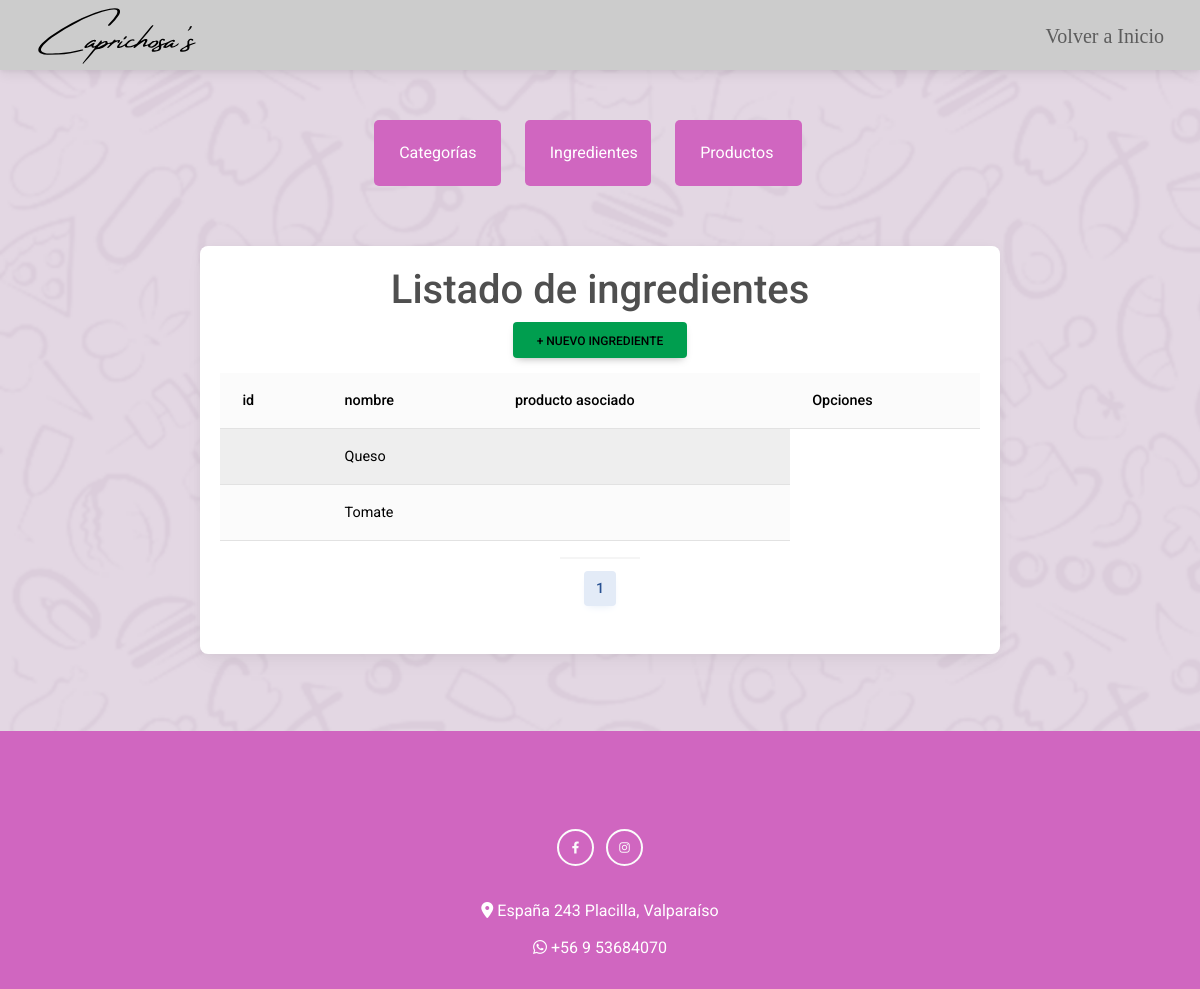
Page /crud/Listado-ingredientes on the earlier database version.
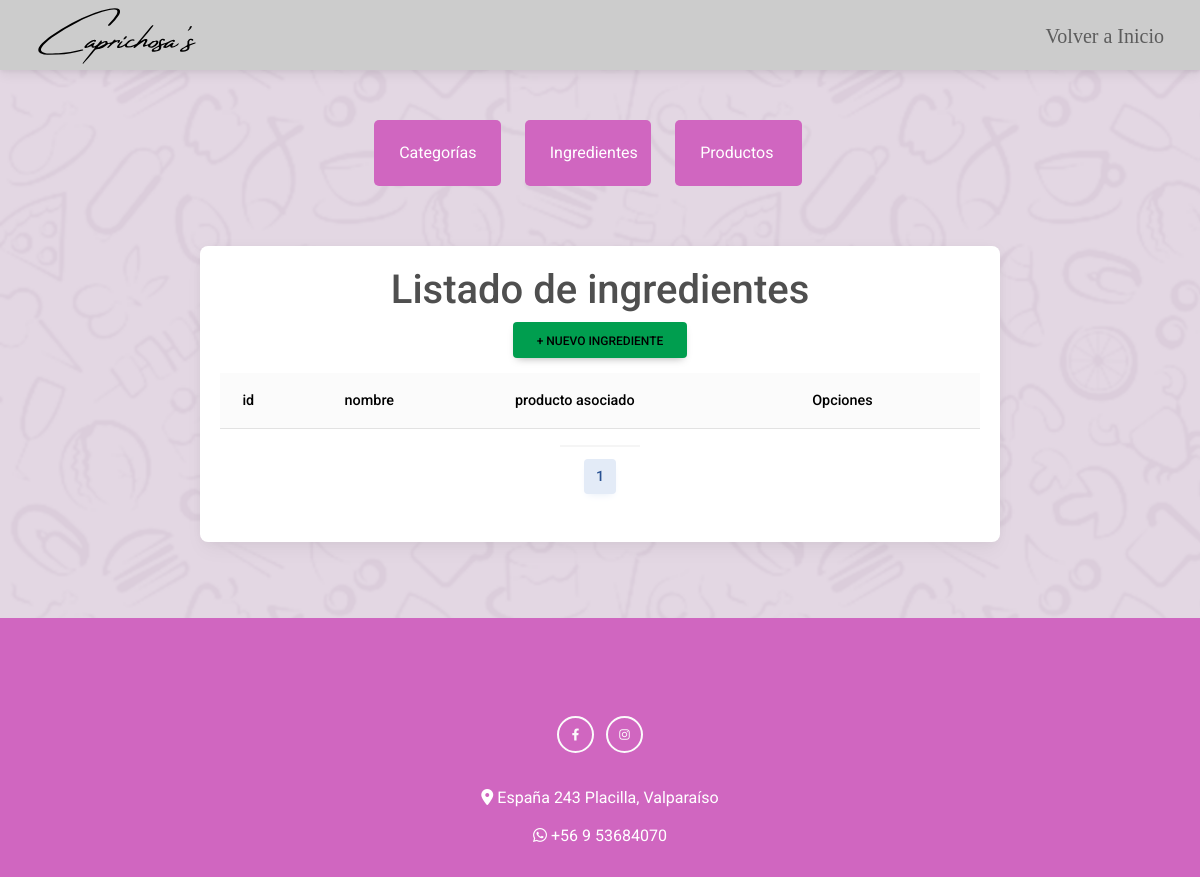
Same page on the later database version.
### core/models.py (models this page shows, shortened)
class INGREDIENTE(models.Model):
    nombre = models.CharField(max_length=50,primary_key=True, verbose_name='nombre')
    slug = AutoSlugField(populate_from='nombre')
    stock = models.IntegerField(verbose_name='stock')

### core/views.py (the view)
# urls.py: path("crud/Listado-ingredientes",Lingredientes,name="Lingredientes"),
def Lingredientes(request):
    ingredientes = INGREDIENTE.objects.all()
    paginator = Paginator(ingredientes, 10)  # 15 ingredientes por página
    page_number = request.GET.get('page')
    ingredientes = paginator.get_page(page_number)
    context = {'ingredientes': ingredientes}
    return render(request, 'core/Crud/Listas/Lingredientes.html', context)

### core/context_processor.py (called while the page is built)
def importe_total_carro(request):
    total=0
    if 'carro' in request.session:
        for key, value in request.session["carro"].items():
            total += int(value["acumulado"])
    return {'importe_total_carro':total}

### core/templates/core/Crud/Listas/Lingredientes.html (shortened to what this page needs)
{% extends 'core/Crud/crud.html' %}
{% load static %}
{% block content %}
<div class="container">
  <div class="card">
    <h1>Listado de ingredientes</h1>
    <li style="list-style: none;">
      <a class="btn new" href="{% url 'agreIngrediente' %}">+ nuevo ingrediente</a>
    </li>
    <div class="row">
      <table class="table table-light table-striped">
        <thead>
          <tr>
            <th scope="col">id</th>
            <th scope="col">nombre</th>
            <th scope="col">producto asociado</th>
            <th scope="col">Opciones</th>
          </tr>
        </thead>
        <tbody>
          {% for ve in ingredientes %}
          <tr>
            <td>{{ ve.id }}</td>
            <td>{{ ve.nombre }}</td>
            <td>{{ ve.nomProducto }}</td>
          </tr>
          {% endfor %}
        </tbody>
      </table>
    </div>
    <div class="card-footer d-flex justify-content-center">
      <nav aria-label="Ingredientes Pagination">
        <ul class="pagination">
          {% for num in ingredientes.paginator.page_range %}
          {% if ingredientes.number == num %}
          <li class="page-item active">
            <a class="page-link" href="?page={{ num }}">{{ num }}</a>
          </li>
          {% else %}
          <li class="page-item">
            <a class="page-link" href="?page={{ num }}">{{ num }}</a>
          </li>
          {% endif %}
          {% endfor %}
        </ul>
      </nav>
    </div>
  </div>
</div>
{% endblock %}

Differences in the rows shown:
removed INGREDIENTE: nombre "Queso"
removed INGREDIENTE: nombre "Tomate"
